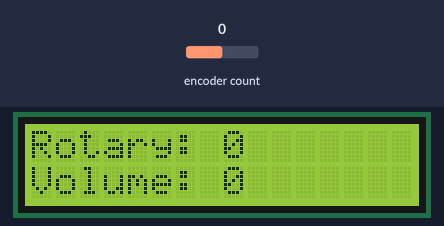
Bench run of a sketch on a simulated Arduino Uno, built with avr-gcc and run on an emulated ATmega328P. Shown: 16×2 character LCD. Inputs (shaded band) come from the test bench; at power-on: encoder count 0. What the sketch prints to the serial monitor is not drawn.

Above: at 1.2 s.
1.3 s: encoder count set to 1
At 2.4 s:
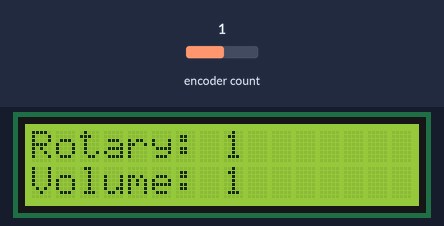
2.8 s: encoder count set to 2
At 3.6 s:
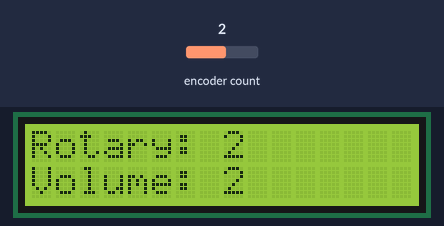
4.3 s: encoder count set to 3
At 4.7 s:
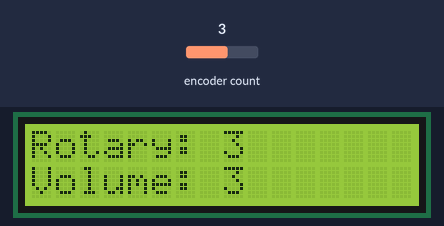
Timing chart, 0 to 7.3 s (numbered marks = the images above; inputs shaded):
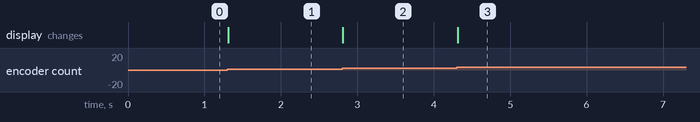

The sketch:

uno_rotaryencoder_lcd_lib.ino
```cpp
/*
    Rotary Encoder displays Volume (0-50)
    Display is on LCD, shows changes of the
    rotary encoder as well
*/

// Uses LCD with I2C Library
#include <Wire.h>
#include <LiquidCrystal_PCF8574.h>

// Uses RotaryEncoder Lirbary
#include <RotaryEncoder.h>

// LiquidCrystal
const int LCDADDR = 0x27;
int counter = 0;
LiquidCrystal_PCF8574 lcd(LCDADDR);

// Rotary Encoder
const int CLK=4;
const int DT=5;
RotaryEncoder encoder(CLK, DT);
int pos;
int volume;
const int MINVALUE = 0;
const int MAXVALUE = 50;

void init_lcd(){
  lcd.begin(16, 2);
  lcd.clear();
  lcd.home();
  lcd.setBacklight(1);
  lcd.setCursor(0, 0);
  lcd.noBlink();
  lcd.noCursor();
}


void setup() {
    // for debugging
    Serial.begin(9600);
    Serial.println("Ready");
    // for Rotary Encoder
    pinMode(DT, INPUT);
    pinMode(CLK, INPUT);
    pos = 0;
    volume = 0;
    // initialise LCD
    init_lcd();
    lcd.setCursor(0,0);
    lcd.print("Rotary: ");
    lcd.setCursor(8,0);
    lcd.print(counter);
    lcd.setCursor(0,1);
    lcd.print("Volume: ");
    lcd.setCursor(8,1);
    lcd.print(volume);
}

void loop() {

    encoder.tick();

    int newPos = encoder.getPosition();
    if (pos != newPos){
        lcd.setCursor(8,0);
        lcd.print("   ");
        lcd.setCursor(8,0);
        lcd.print(newPos);

        // determine whether +ve or -ve
        int inc = newPos - pos;
        volume = volume + inc;
        // check limits
        if (volume < MINVALUE)
            volume = MINVALUE;
        if (volume > MAXVALUE)
            volume = MAXVALUE;
        lcd.setCursor(8,1);
        lcd.print("   ");
        lcd.setCursor(8,1);
        lcd.print(volume);

        pos = newPos;
    }
}
```

Measured:
- after the input at 1.3 s, the display: changes at once (image 1)
- after the input at 2.8 s, the display: changes at once (image 2)
- after the input at 4.3 s, the display: changes at once (image 3)
